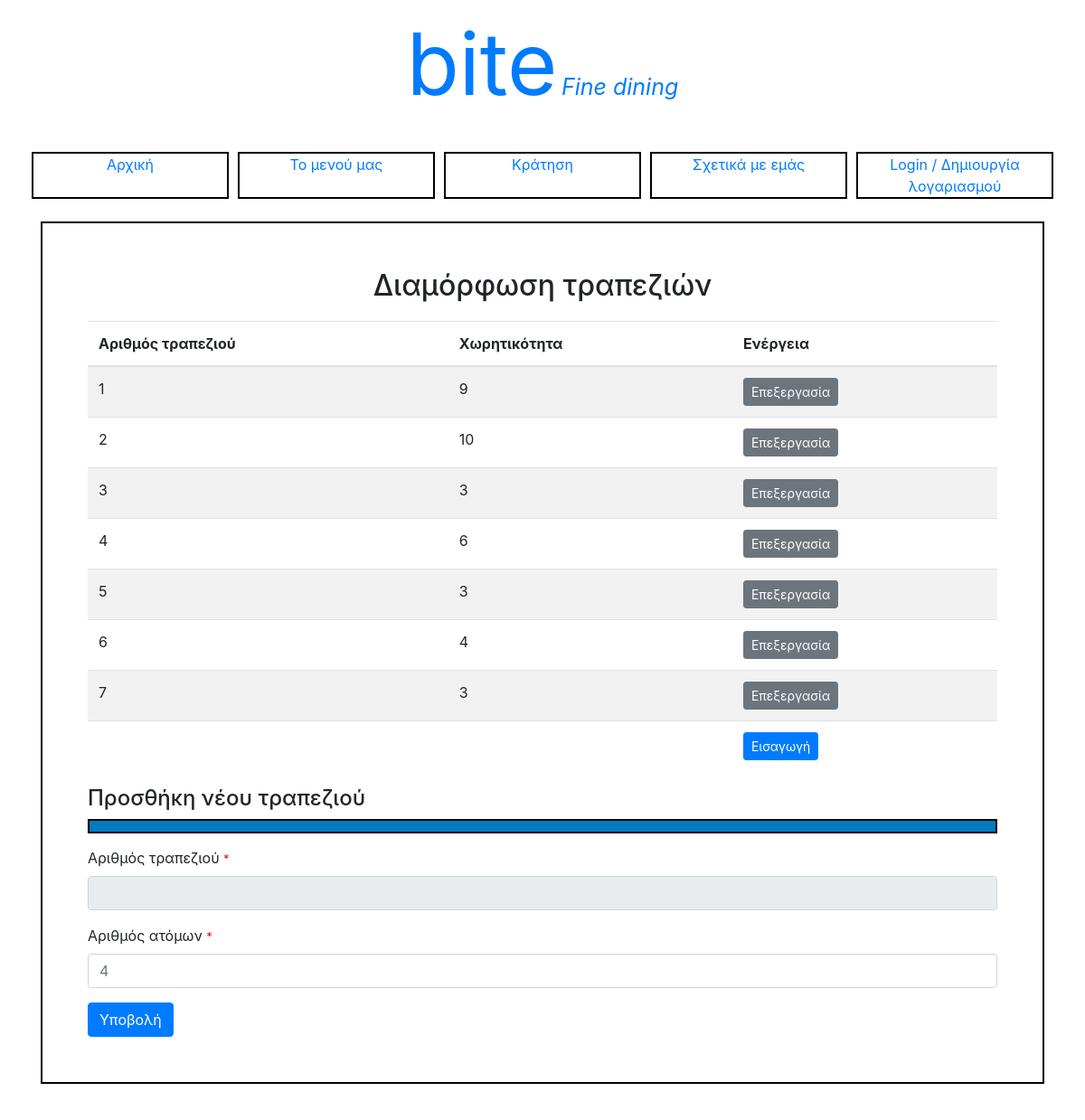
/table_setup/, run on the app's committed database.
### tables this page shows
CREATE TABLE res_table (Table_ID INTEGER PRIMARY KEY AUTOINCREMENT, Capacity INTEGER NOT NULL);

### restaurant.py (the view)
@app.route('/table_setup/')
def table_setup():
	form = tableSetupForm()
	if session.get('user_role') and session.get('user_role')=='01':
		return render_template('home.html')
	else:
		con = sqlite3.connect("restaurant.db")
		con.row_factory = sqlite3.Row
		cursor=con.cursor()
		cursor.execute("SELECT Capacity,Table_ID FROM res_table")
		data=cursor.fetchall()
		con.close()
		return render_template('table_setup.html',data=data, form=form)

### restaurant.py
class tableSetupForm(Form):
	capacity = DecimalField('capacity', validators=[NumberRange(min=1, max=10, message='Ο αριθμών των ατόμων πρέπει να είναι μεταξύ 1-10'), validators.required('Ο αριθμός των ατόμων απαιτείται')])
	table_number = TextField('table_number:')

### templates/table_setup.html (shortened to what this page needs)
<!DOCTYPE html>
<html>
<body>
    {% extends "layout.html" %} {% block content %}
    <div class="container page">
        <div class="Login">
            <h2>Διαμόρφωση τραπεζιών</h2>
        </div>
        <table class="table table-striped">
            <thead>
                <tr>
                    <th scope="col">Αριθμός τραπεζιού</th>
                    <th scope="col">Χωρητικότητα</th>
                    <th scope="col">Ενέργεια</th>
                </tr>
            </thead>
            <tbody>
                {% if data %}
                {% for record in data %}
                <tr>
                    <td>{{ record.Table_ID }}</td>
                    <td>{{ record.Capacity }}</td>
                    <td><input type='button' class='btn btn-secondary btn-sm'
                            onclick='editTable("{{record.Table_ID}}","{{record.Capacity}}")' value='Επεξεργασία'></td>
                </tr>
                {% endfor %}
                {% endif %}<tr>
                    <td scope="row">
                    </td>
                    <td>
                    </td>
                    <td>
                        <input type="button" value="Εισαγωγή" onclick='createTable()' class="btn btn-primary btn-sm">
                    </td>
                </tr>
            </tbody>
        </table>
        <h4>Προσθήκη νέου τραπεζιού</h4>
        <form action="/table_setup" method="POST">
            <div class="message">
            </div>
            <div class="form-group">
                <label for="table_number">Αριθμός τραπεζιού</label>
                <span class="error">*
                </span>
                <input type="text" name="table_number" class="form-control" id="table_number" readonly>
            </div>
            <div class="form-group">
                <label for="capacity">Αριθμός ατόμων</label>
                <span class="error">*
                </span>
                <input type="text" name="capacity" class="form-control" id="capacity" placeholder="4">
            </div>
            <button type="submit" class="btn btn-primary">Υποβολή</button>
        </form>
    </div>
    {% endblock %}

### templates/layout.html (shortened to what this page needs)
<!DOCTYPE html>
<html>
  <head>
    <link
      rel="stylesheet"
      href="{{ url_for('static', filename='css/styles.css') }}"
    />
    <link
      rel="stylesheet"
      href="{{ url_for('static', filename='css/bootstrap.min.css') }}"
    />
  </head>
  <body>
    <div class="header">
      <div class="row">
        <div class="col-sm">
          <a href="{{ url_for('home') }}" alt="Αρχική">
            <span class="name">bite</span>
            <span class="sub">Fine dining</span>
          </a>
        </div>
      </div>
    </div>
    <div class="container menu">
      <div class="row">
        <div class="col menu-item">
          <a href="{{ url_for('home') }}">Αρχική</a>
        </div>
        <div class="col menu-item">
          <a href="{{ url_for('menu') }}">Το μενού μας</a>
        </div>
        <div class="col menu-item">
          <a href="{{ url_for('reservation_date') }}">Κράτηση</a>
        </div>
        <div class="col menu-item">
          <a href="{{ url_for('about') }}">Σχετικά με εμάς</a>
        </div>
        <div class="col menu-item">
          <a href="{{ url_for('login') }}">Login / Δημιουργία λογαριασμού</a>
        </div>
      </div>
    </div>
    <div class="container">
      {% block content %} {% endblock %}
    </div>
    <div class="footer">
      <p>Copyright & 2018 - {% print 2019 %} bite.gr</p>
    </div>
  </body>
</html>

### static/css/styles.css (style rules this page uses)
body { background: url("../images/background.jpg") no-repeat center; }
h2 { margin-bottom: 20px !important; text-align: center; }
.page { background: white; border: 2px solid black; padding: 50px !important; }
.header,.footer { text-align: center; color: white; }
.header .name { font-size: 95px; }
.header .sub { font-size: 25px; font-style: italic; }
.menu-item { text-align: center; background: white; border: 2px solid black !important; margin:5px; min-height: 50px; }
.menu { margin: 20px 0 20px 0; }
.error { color: #FF0000; font-size: 80%; }
.message { background: #007BBF; color: white; padding: 6px 12px; border: 2px solid black; margin-bottom: 15px; }

### data on the page
res_table: Table_ID "1", Capacity "9"
res_table: Table_ID "2", Capacity "10"
res_table: Table_ID "3", Capacity "3"
res_table: Table_ID "4", Capacity "6"
res_table: Table_ID "5", Capacity "3"
res_table: Table_ID "6", Capacity "4"
res_table: Table_ID "7", Capacity "3"
